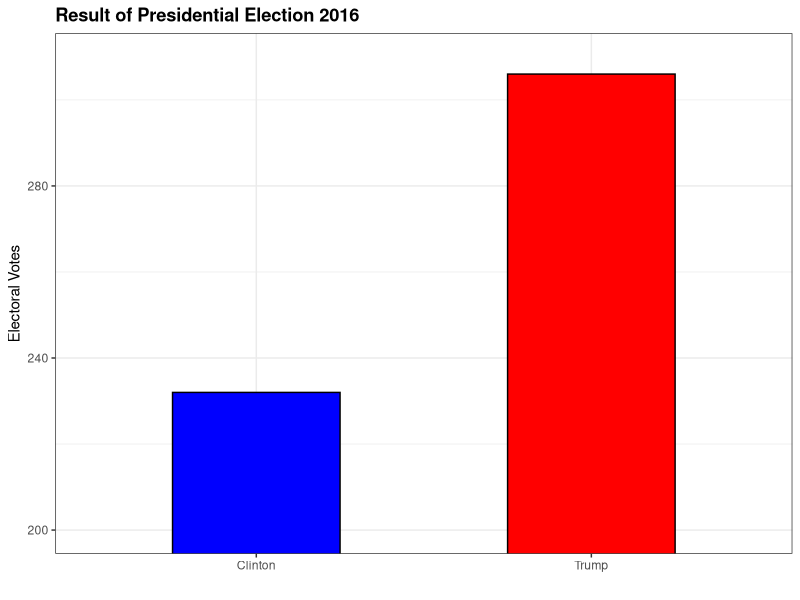
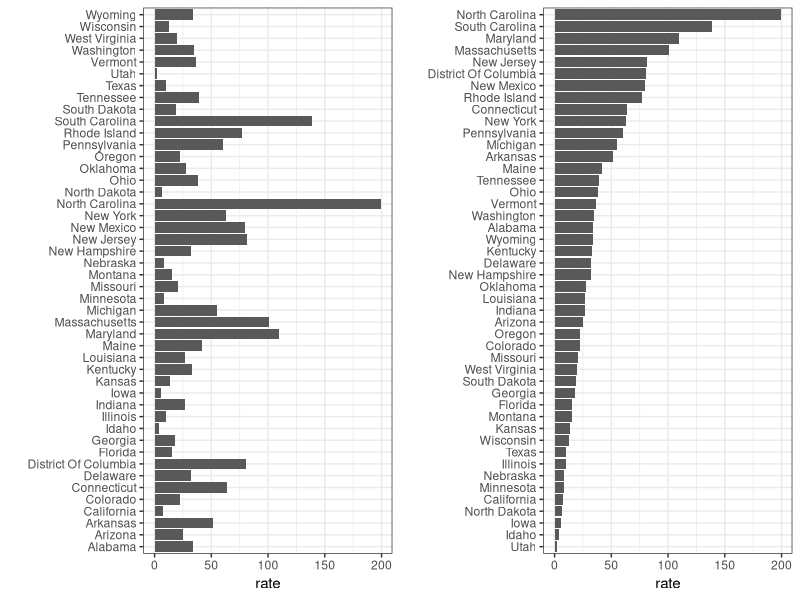

Source code (R) for these figures, in order:
library(dplyr)
library(ggplot2)
library(dslabs)
ds_theme_set()
data.frame(candidate=c("Clinton","Trump"), electoral_votes = c(232, 306)) %>% 
  ggplot(aes(candidate, electoral_votes)) + 
  geom_bar(stat = "identity", width=0.5, color =1, fill = c("Blue","Red")) + 
  coord_cartesian(ylim=c(200,310)) + ylab("Electoral Votes") + xlab("") + 
  ggtitle("Result of Presidential Election 2016")

library(dplyr)
library(ggplot2)
library(dslabs)
library(gridExtra)
data(us_contagious_diseases)
p1 <- us_contagious_diseases %>% 
  filter(year == 1928 & disease=="Measles" & count>0 & !is.na(population)) %>% 
  mutate(rate = count / population * 10000 * 52 / weeks_reporting) %>%
  ggplot(aes(state, rate)) +
  geom_bar(stat="identity") +
  coord_flip() +
  xlab("")
p2 <- us_contagious_diseases %>% 
  filter(year == 1928 & disease=="Measles" & count>0 & !is.na(population)) %>% 
  mutate(rate = count / population * 10000*52 / weeks_reporting) %>%
  mutate(state = reorder(state, rate)) %>%
  ggplot(aes(state, rate)) +
  geom_bar(stat="identity") +
  coord_flip() +
  xlab("")
grid.arrange(p1, p2, ncol = 2)
